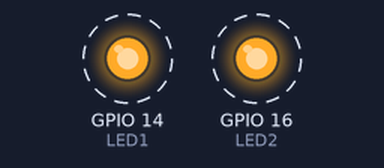
Bench run of a sketch on a simulated ESP32. Parts: output pins drawn as LEDs (lit = HIGH). Dashed ring = blinking.

Above: at 0.12 s.
Timing chart, 0 to 3.0 s (numbered marks = the images above):
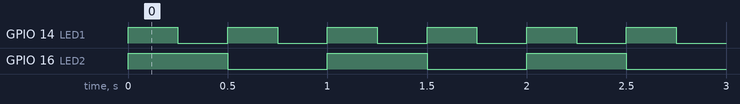

Measured:
- by itself, GPIO 14 (LED1): alternates HIGH for 0.25 s and LOW for 0.25 s
- by itself, GPIO 16 (LED2): alternates HIGH for 0.50 s and LOW for 0.50 s
- by itself, everything shown: repeats every 1.0 s, in 4 steps

The sketch:

esp32_freertos.ino
```cpp
#define LED1 14
#define LED2 16

void taskA(void *pvParam)
{
  pinMode(LED1,OUTPUT);
  while(1)
  {
    digitalWrite(LED1,!digitalRead(LED1));
    //vTaskDelay(pdMS_TO_TICKS(250));
    vTaskDelay(250);
  }
}

void taskB(void *pvParam)
{
  pinMode(LED2,OUTPUT);
  while(1)
  {
    digitalWrite(LED2,!digitalRead(LED2));
    //vTaskDelay(500/portTICK_PERIOD_MS);
    vTaskDelay(500);
  }
}

void setup()
{
  xTaskCreate(taskA,"taskA",1000,NULL,1,NULL);
  xTaskCreate(taskB,"taskB",1000,NULL,1,NULL);

}

void loop() {
  // put your main code here, to run repeatedly:

}
```
